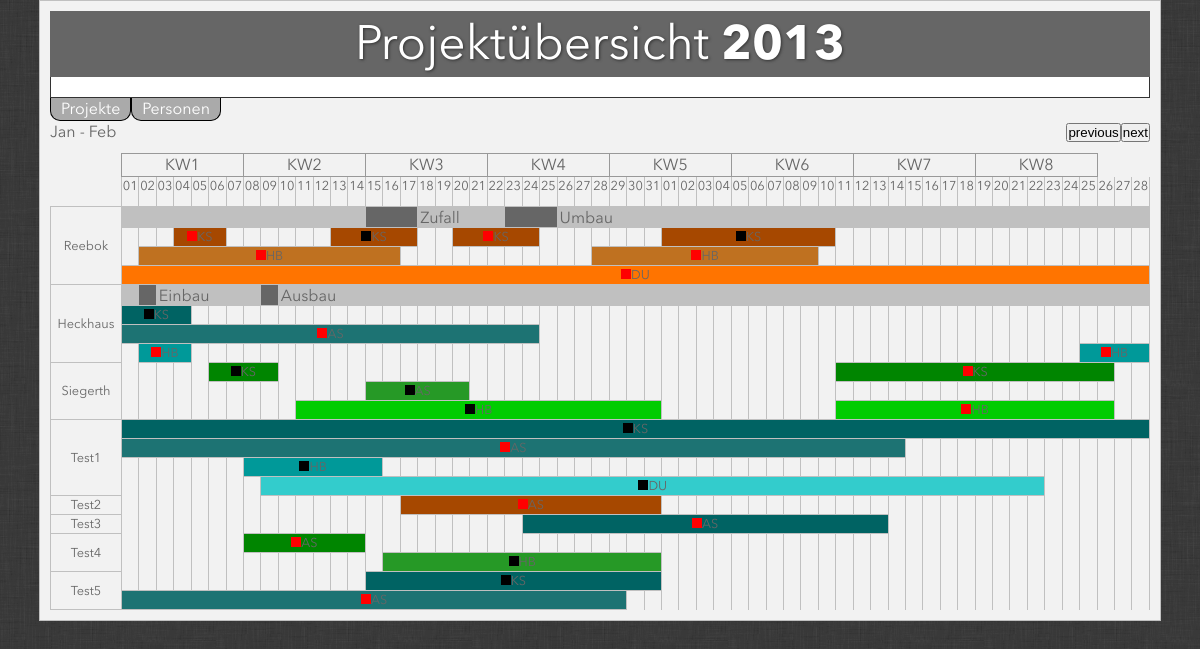
The page / on the database its author committed.
### tables this page shows
CREATE TABLE IF NOT EXISTS `projects` (
  `pid` int(10) NOT NULL AUTO_INCREMENT,
  `name` varchar(50) NOT NULL,
  `startdate` date NOT NULL,
  `enddate` date NOT NULL,
  `color` varchar(7) NOT NULL,
  PRIMARY KEY (`pid`),
  UNIQUE KEY `pid` (`pid`)
);

CREATE TABLE IF NOT EXISTS `primarytasks` (
  `ptid` int(10) NOT NULL AUTO_INCREMENT,
  `pid` int(10) NOT NULL,
  `enddate` date NOT NULL,
  `startdate` date NOT NULL,
  `name` varchar(50) NOT NULL,
  PRIMARY KEY (`ptid`)
);

CREATE TABLE IF NOT EXISTS `tasks` (
  `tid` int(10) NOT NULL AUTO_INCREMENT,
  `startdate` date NOT NULL,
  `enddate` date NOT NULL,
  `pid` int(10) NOT NULL,
  `trid` int(10) NOT NULL,
  `uid` int(10) NOT NULL,
  PRIMARY KEY (`tid`),
  UNIQUE KEY `tid` (`tid`)
);

CREATE TABLE IF NOT EXISTS `taskroles` (
  `trid` int(10) NOT NULL AUTO_INCREMENT,
  `name` varchar(50) NOT NULL,
  `color` varchar(7) NOT NULL,
  PRIMARY KEY (`trid`)
);

CREATE TABLE IF NOT EXISTS `users` (
  `uid` int(10) NOT NULL AUTO_INCREMENT,
  `role` int(10) NOT NULL,
  `usershortname` varchar(2) NOT NULL,
  `username` varchar(50) NOT NULL,
  `password` varchar(50) NOT NULL,
  PRIMARY KEY (`uid`),
  UNIQUE KEY `username` (`username`),
  UNIQUE KEY `uid` (`uid`)
);

### php/inc.includeClasses.php (called while the page is built, shortened)
<?php
	include_once('php/inc.jQuery.php');
	include_once('php/classes/class.form.php');
	include_once('php/classes/class.primaryTasks.php');
	include_once('php/classes/class.singleProject.php');
	include_once('php/classes/class.overview.php');
	include_once('php/classes/class.usersWithTasks.php');
	include_once('php/classes/class.tasks.php');
	include_once('php/classes/class.dateTimeOperations.php');
?>

### php/classes/class.tasks.php (the view, shortened to what this page needs)
<?php
class tasks {
	public $pid;
	public $uid;
	public function __construct($pid,$uid,$username,$tid="")
	{
		$this->pid = $pid;
		$this->uid = $uid;
		$this->username = $username;
	}
	public function getTasksfromDB()
	{
		$sql = "SELECT tasks.trid,tasks.startdate,tasks.enddate,tasks.tid FROM tasks WHERE tasks.pid=".$this->pid." AND tasks.uid=".$this->uid." ORDER BY tasks.startdate";
		$result = $GLOBALS['DB']->query($sql);
		$return = "";
		$actualDate = 0;
	    while ($task = $result->fetch_array())
	    {
			$startDate = strtotime($task['startdate']);
			$endDate = strtotime($task['enddate']);
			if($startDate <= GLB::$lastDay AND $endDate >= GLB::$firstDay){
				if($endDate > GLB::$lastDay){
					$endDate = GLB::$lastDay;
				}
				if ($actualDate==0)
				{
					if (date("z",$startDate) !== date("z",GLB::$firstDay))
					{
						$duration = $this->calculateDuration($startDate,GLB::$firstDay);
						$j = $actualDate;
						for($i = 1; $i <= $duration;$i++){
							$return .= '<td class="emptyTD day'.date("d",$j).'"></td>';
							$j = $j + 86400;
						}
					}
				}
				if($actualDate!=0){
					$actualDate = $actualDate+86400;
					$j = $actualDate;
					if (date("z",$startDate) !== date("z",$actualDate))
					{
						$duration = $this->calculateDuration($startDate,$actualDate);
						for($i = 1; $i <= $duration;$i++){
							$return .= '<td class="emptyTD day'.date("d",$j).'"></td>';
							$j = $j + 86400;
						}
					}
				}
				$duration = $this->calculateDuration(($endDate+86400),$startDate);
				$trid = $task['trid'];
				$trid = $this->getNameFromTaskRoles($trid);
				$return .= "
				<td class='singleTask' colspan='".$duration."'>";
				if($duration == 1){
				}else{
				$return .= "
					<span style='background:".$trid['color']."' class='".$trid['name']." taetigkeitsbox'>
					</span>";
				}
				$return .= "<span class='".$trid['name']."'>".$this->username."</span>
				</td>";
				$return .= "";
				$actualDate = $endDate;
			}
	    }
		if ($actualDate !== 0) {
			$duration = $this->calculateDuration(GLB::$lastDay,$actualDate);
			if ($duration !== 0){
				$j = $actualDate;
				$j = $j +86400;
				for($i = 1; $i <= $duration;$i++){
					$return .= '<td class="emptyTD day'.date("d",$j).'"></td>';
					$j = $j + 86400;
				}
			}
		}
	    return $return;
	}
	private function getNameFromTaskRoles($trid)
	{
		$sql = "SELECT name,color FROM taskroles WHERE trid=".$trid;
		$result = $GLOBALS['DB']->query($sql);
		$result = $result->fetch_array();
		return $result;
	}
	private function calculateDuration($endDate,$startDate)
	{
		$duration = $endDate - $startDate;
		$duration = $duration/"86400";
		return $duration;
	}
}
?>

### index.php (shortened to what this page needs)
<!DOCTYPE html>
<html>
<head>
    <link rel ="stylesheet" href="css/style.css" type="text/css" />
</head>
<body>
<div class="wrapper">
<header id="globalHeader">
	Projektübersicht <strong><?php echo $_POST['year']?></strong>
	<div class="globalHeaderBox"></div>
</header>
<nav id="globalNav">
	<div class="projectPersonNav">
		<a href="editProject.php">Projekte</a>
		<a href="editUser.php">Personen</a>
	</div>
</nav>
<?php
    require_once('php/inc.includeClasses.php');
	$overViewDate = $_POST['year']."-".$_POST['month']."-01";
	GLB::$firstMonth = $overViewDate;
	GLB::$lastMonth =  GLB::addOneMonth();
	new dateTimeOperations(GLB::$firstMonth,GLB::$lastMonth);
    $overview = new overview();
    echo $overview->getAllProjects();
?>
</div>
</body>
</html>

### php/inc.jQuery.php (shortened to what this page needs)
<link href="css/jquery-ui-1.10.0.custom.min.css" rel="stylesheet">

### php/classes/class.dateTimeOperations.php (shortened to what this page needs)
<?php
class dateTimeOperations
{
	public function __construct($firstMonth,$lastMonth) {
		GLB::$firstMonth = $firstMonth;
		GLB::$days = $this->generateDaysForMonth(GLB::$firstMonth);
		return $this;
	}
	public function generateDaysForMonth($date,$dayRangeCount = "")
	{
		$month = strtotime($date);
		$month = date("t",$month);
		$days = "";
		for ($i = 1; $i <= $month; $i++)
			{
			$currentDay = date("d",mktime(0,0,0,date("n",$month),$i,date("Y",$month)));
			$days .= '<th class="calendarDay day'.$currentDay.'">';
			$days .= $currentDay;
			$days .= '</th>';
		}
		return $days;
	}
}
?>

### php/classes/class.overview.php (shortened to what this page needs)
<?php
class overview {
	public function getAllProjects()
	{
		echo date("M",GLB::$firstDay);
		echo " - ";
		echo date("M",GLB::$lastDay);
		$sql = "SELECT pid,startdate,enddate FROM projects";
		$result = $GLOBALS['DB']->query($sql);
		$return = "";
		$return .= $this->generateNextNavigation();
		$return .= $this->generatePreviousNavigation();
		$return .= "<hr>";
		$return .= $this->generateTableHead();
	    while ($singleProject = $result->fetch_array())
	    {
			if(strtotime($singleProject['startdate']) <= GLB::$lastDay AND strtotime($singleProject['enddate']) >= GLB::$firstDay)
			{
				$singleProject = new singleProject($singleProject['pid']);
				$return .= $singleProject;
			}
	    }
		$return .= $this->generateTableFoot();
	    return $return;
	}
	private function generateNextNavigation()
	{
		$month = $_POST['month'];
		$year = $_POST['year'];
		if($month==12){
			$month = 01;
			$year++;
		} else {
			$month++;
		}
		$return = '<form action="" class="next" method="post"><input type="submit" value="next">
				<input type="hidden" name="year" value="'.$year.'">
				<input type="hidden" name="month" value="'.$month.'">
				</form>';
		return $return;
	}
	private function generatePreviousNavigation()
	{
		$month = $_POST['month'];
		$year = $_POST['year'];
		if($month==01){
			$month = 12;
			$year--;
		} else {
			$month--;
		}
		$return = '<form action="" method="post" class="previous"><input type="submit" value="previous">
				<input type="hidden" name="year" value="'.$year.'">
				<input type="hidden" name="month" value="'.$month.'">
				</form>';
		return $return;
	}
	private function generateTableHead()
	{
	$return = '<article class="projectCalendar">
			<table>
			<thead>
				<tr>
					<th></th>
					<th colspan="7" class="calendarWeek">KW1</th>
					<th colspan="7" class="calendarWeek">KW2</th>
					<th colspan="7" class="calendarWeek">KW3</th>
					<th colspan="7" class="calendarWeek">KW4</th>
					<th colspan="7" class="calendarWeek">KW5</th>
					<th colspan="7" class="calendarWeek">KW6</th>
					<th colspan="7" class="calendarWeek">KW7</th>
					<th colspan="7" class="calendarWeek">KW8</th>
				</tr>
				<tr>
					<th></th>';
	$return .= GLB::$days;
	$return .= '</tr>
			</thead>
			<tbody>';
			return $return;
	}
	private function generateTableFoot()
	{
		$return ="</tbody></table>";
		return $return;
	}
}
?>

### php/classes/class.usersWithTasks.php (shortened to what this page needs)
<?php
class usersWithTasks {
	public $pid;
	public function __construct($pid,$projectColor="")
	{
		$this->pid=$pid;
		$this->projectColor = $projectColor;
	}
	public function createUserRow()
	{
		$sql = "SELECT users.uid,users.usershortname FROM users,tasks WHERE tasks.uid = users.uid and pid=".$this->pid." GROUP BY users.uid";
		$result = $GLOBALS['DB']->query($sql);
	    $this->userCount = $result->num_rows;
		$this->userTasks = "";
		$i = 1;
	    while ($singleUser = $result->fetch_array())
	    {
			$this->userTasks .= "<tr class='".$this->projectColor." userTaskRow".$i."'>";
			$userContent = new tasks($this->pid,$singleUser['uid'],$singleUser['usershortname']);
			$this->userTasks .= $userContent->getTasksfromDB();
			$this->userTasks .= "</tr>";
			$i++;
	    }
	    return $this;
	}
}
?>

### php/classes/class.singleProject.php (shortened to what this page needs)
<?php
class singleProject {
	public $pid;
	public function __construct($pid)
	{
		$this->pid = $pid;
		$sql = "SELECT name,color,startdate,enddate FROM projects WHERE pid=".$this->pid;
		$result = $GLOBALS['DB']->query($sql);
	    $singleProject = $result->fetch_array();
		$this->projectColor = $singleProject['color'];
		$this->projectName = $singleProject['name'];
	}
	private function getPrimaryTasks()
	{
		$primaryTasks = new primaryTasks($this->pid);
		return $primaryTasks->getTasksFromDB();
	}
	private function getDetailsForSingleProject()
	{
	    $rowspan = $this->userCount + 1;
		$return = '
			<tr class="primaryTasksRow '.$this->projectColor.'">
			<td class="'.$this->projectName.' projectSingleName" rowspan="'.$rowspan.'">
				'.$this->projectName.'
			</td>';
	    return $return;
	}
	public function __toString()
	{
		$contents = $this->getUserRow();
		$return = $this->getDetailsForSingleProject();
		$return .= $this->getPrimaryTasks();
		$return .= "</tr>";
		$return .= $contents;
		return $return;
	}
	private function getUserRow()
	{
		$usersWithTasks = new usersWithTasks($this->pid,$this->projectColor);
		$usersWithTasks->createUserRow();
		$this->userCount = $usersWithTasks->userCount;
		return $usersWithTasks->userTasks;
	}
}
?>

### php/classes/class.primaryTasks.php (shortened to what this page needs)
<?php
class primaryTasks {
	public $pid;
	public function __construct($pid)
	{
		$this->pid = $pid;
	}
	public function getTasksFromDB()
	{
		$sql = "SELECT name,startdate,enddate FROM primarytasks WHERE pid=".$this->pid." ORDER BY startdate";
		$result = $GLOBALS['DB']->query($sql);
		$return = "";
		$actualDate = 0;
		while ($primaryTask = $result->fetch_array())
	    {
		    $startDate = strtotime($primaryTask['startdate']);
			$endDate   = strtotime($primaryTask['enddate']);
			if($startDate <= GLB::$lastDay AND $endDate >= GLB::$firstDay)
			{
				if ($actualDate==0)
				{
					if (date("z",$endDate) !== date("z",GLB::$firstDay))
					{
						$duration = $this->calculateDuration($startDate,GLB::$firstDay);
						for($i = 1; $i <= $duration;$i++){
							$return .= '<td class="emptyTD"></td>';
						}
					}
				}
				if($actualDate!=0){
					$actualDate = strtotime($actualDate);
					if (date("z",$endDate) !== date("z",$actualDate))
					{
						$duration = $this->calculateDuration($startDate,$actualDate);
						$duration = $duration-1;
						if ($duration !== 0){
							for($i = 1; $i <= $duration;$i++){
								$return .= '<td class="emptyTD"></td>';
							}
						}
					}
				}
				$duration = $this->calculateDuration($endDate,$startDate);
				if ($duration !== 0){
					$duration = $duration+1;
				}
				$return .= '<td colspan="'.$duration.'" class="'.$primaryTask["name"].' projectMainDates"><div class="primaryTaskName">'.$primaryTask["name"].'</div></td>';
				$actualDate = $primaryTask['enddate'];
			}
	    }
		if ($actualDate !== 0) {
	    $actualDate = strtotime($actualDate);
			$duration = $this->calculateDuration(GLB::$lastDay,$actualDate);
			if ($duration !== 0){
				for($i = 1; $i <= $duration;$i++){
					$return .= '<td class="emptyTD"></td>';
				}
			}
		}
	    return $return;
	}
	private function calculateDuration($endDate,$startDate)
	{
		$duration = $endDate - $startDate;
		$duration = $duration/"86400";
		return $duration;
	}
}
?>

### css/content.css (style rules this page uses)
body { background:url('../img/low_contrast_linen.png') top center; background-attachment: fixed; font-family: Avenir; color:#666; font-size:1em; }
strong { font-family: AvenirBold; }
.wrapper { margin:0 auto; width:1100px; border:1px solid silver; background:#F2F2F2; padding:10px; }
article { margin-top: 10px; }
#globalHeader { font-size:3em; text-align:center; text-shadow: 1px 1px 3px #333; color:#fff; margin-top:0; background:#666; }
.globalHeaderBox { background:#ffffff; border-bottom:1px solid #333; border-right: 1px solid #333; border-left: 1px solid #333; color:#333; height:20px; }
#globalNav a { background:#aaa; border-radius:0 0 10px 10px; color:#fff; padding:0 10px; margin:0; display:block; float:left; border:1px solid black; border-top:none; text-decoration:none; }
.projectPersonNav { float:left; }
.blue.userTaskRow1 td.singleTask { background:#006363; }
.blue.userTaskRow2 td.singleTask { background:#1D7373; }
.blue.userTaskRow3 td.singleTask { background:#009999; }
.blue.userTaskRow4 td.singleTask { background:#33CCCC; }
.green.userTaskRow1 td.singleTask { background:#008500; }
.green.userTaskRow2 td.singleTask { background:#269926; }
.green.userTaskRow3 td.singleTask { background:#00CC00; }
.orange.userTaskRow1 td.singleTask { background:#A64800; }
.orange.userTaskRow2 td.singleTask { background:#BF7120; }
.orange.userTaskRow3 td.singleTask { background:#FF7400; }
.calendarWeek { border: 1px solid #999; text-align:center; color:#666; }
.calendarDay { border-left:1px solid silver; border-right:1px solid silver; border-bottom:1px solid silver; height:29px; color:#666; font-size:0.8em; vertical-align:top; text-align:center; width:20px; }
.projectSingleName { width:100px; border: 1px solid silver; text-align:center; color:#666; vertical-align:middle; font-size:0.8em; overflow:hidden; }
.projectMainDates { background:#666; height:20px; border:1px solid silver; position:relative; }
.taetigkeitsbox { width:10px; height:10px; display:inline-block; }
.primaryTaskName { position:absolute; right:-103px; width:100px; top:-1px; height:21px; padding-top:1px; }
.singleTask { text-align:center; border:1px solid silver; font-size:0.8em; }
.primaryTasksRow .emptyTD { background:silver; }
.emptyTD { border-right:1px solid silver; border-left:1px solid silver; }
form.next { float:right; }
form.previous { float:right; }

### rows shown on the page
projects: name "Reebok"
primarytasks: name "Zufall"
primarytasks: name "Umbau"
tasks: uid.usershortname "KS"
tasks: uid.usershortname "KS"
tasks: uid.usershortname "KS"
tasks: uid.usershortname "KS"
tasks: uid.usershortname "HB"
tasks: uid.usershortname "HB"
tasks: uid.usershortname "DU"
projects: name "Heckhaus"
primarytasks: name "Einbau"
primarytasks: name "Ausbau"
tasks: uid.usershortname "KS"
tasks: uid.usershortname "AS"
tasks: uid.usershortname "HB"
tasks: uid.usershortname "HB"
projects: name "Siegerth"
tasks: uid.usershortname "KS"
tasks: uid.usershortname "KS"
tasks: uid.usershortname "AS"
tasks: uid.usershortname "HB"
tasks: uid.usershortname "HB"
projects: name "Test1"
tasks: uid.usershortname "KS"
tasks: uid.usershortname "AS"
tasks: uid.usershortname "HB"
tasks: uid.usershortname "DU"
projects: name "Test2"
tasks: uid.usershortname "AS"
projects: name "Test3"
tasks: uid.usershortname "AS"
projects: name "Test4"
tasks: uid.usershortname "AS"
tasks: uid.usershortname "HB"
projects: name "Test5"
tasks: uid.usershortname "KS"
tasks: uid.usershortname "AS"

### other values the page prints
$_POST['year'] "2013"
date("M",GLB::$firstDay) "Jan"
date("M",GLB::$lastDay) "Feb"
